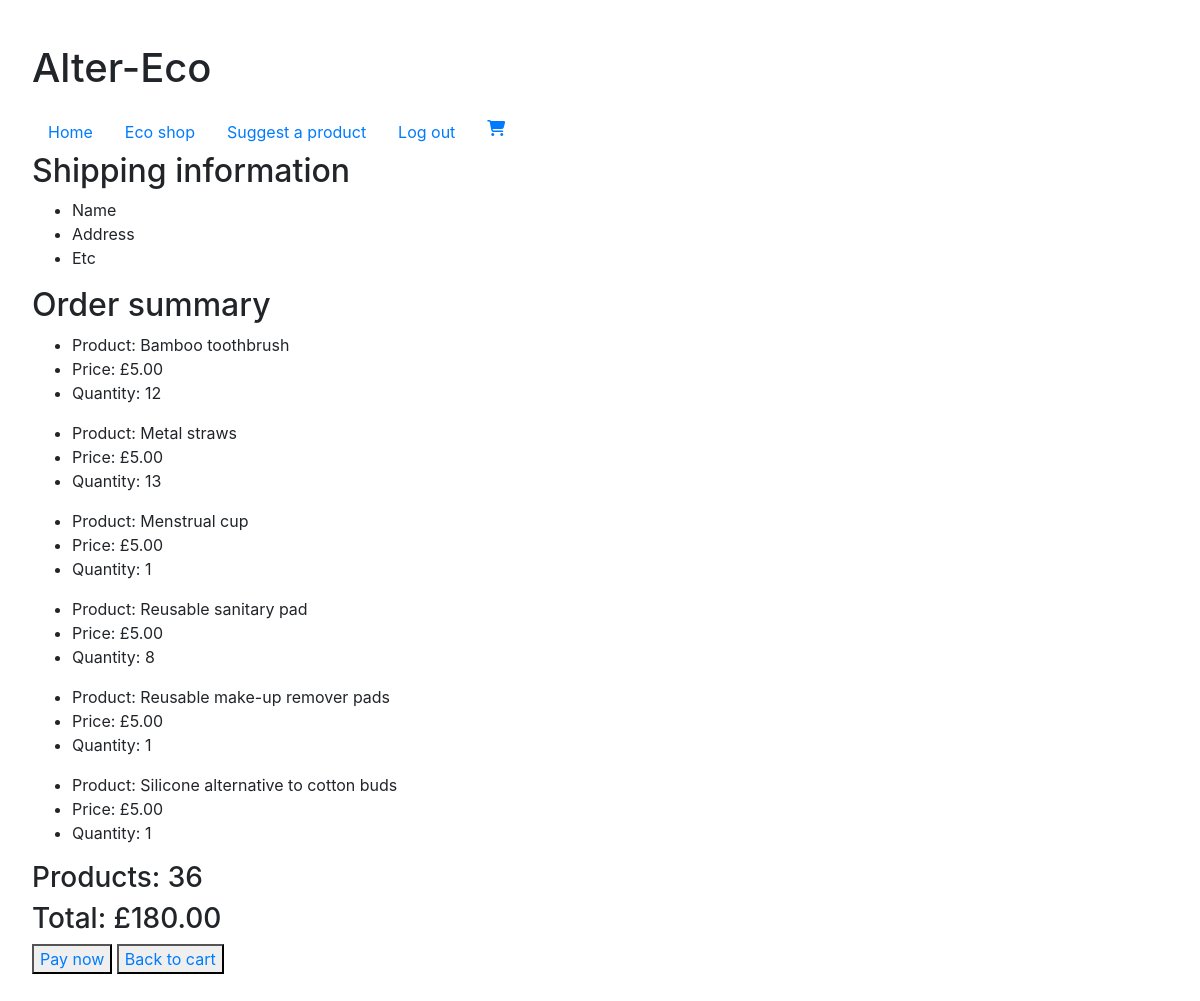
/checkout/ (signed in), run on an earlier commit of the app's database.
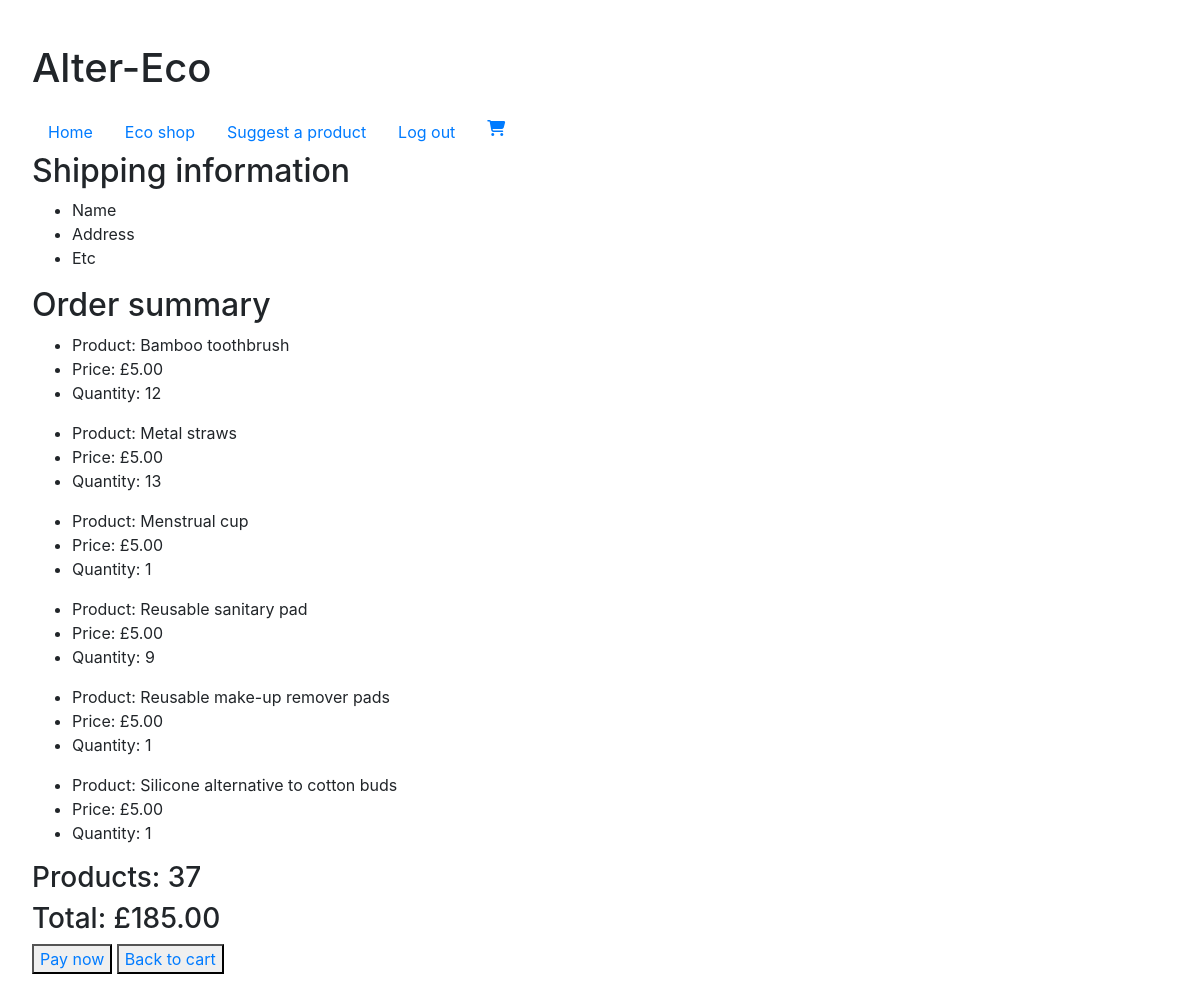
And on a later commit of the database.
### pages/models.py (models this page shows, shortened)
class OrderProduct(models.Model):
    order = models.ForeignKey(Order, on_delete=models.SET_NULL, null=True)
    product = models.ForeignKey(Product, on_delete=models.SET_NULL, null=True)
    quantity = models.IntegerField(default=1)
    class Meta:
        unique_together = ('order', 'product')
    @property
    def get_total(self):
        total = self.product.price * self.quantity
        return total

class Order(models.Model):
    customer = models.ForeignKey(Customer, on_delete=models.SET_NULL, null=True)
    products = models.ManyToManyField('OrderProduct', related_name='orderproducts')
    order_date = models.DateTimeField(null=True)
    complete = models.BooleanField(default=False)
    order_id = models.CharField(max_length=200, null=True)
    @property
    def get_cart_total(self):
        orderproducts = self.orderproduct_set.all()
        total = sum([product.get_total for product in orderproducts])
        return total
    @property
    def get_cart_items(self):
        orderproducts = self.orderproduct_set.all()
        total = sum([product.quantity for product in orderproducts])
        return total

class Product(models.Model):
    item = models.ForeignKey(Item, on_delete=models.CASCADE)
    name = models.CharField(max_length=200)
    description = models.CharField(max_length=300, null=True)
    stock = models.PositiveIntegerField(default=0)
    price = models.FloatField(default=0)
    is_approved = models.BooleanField(default=False)

### pages/views.py (the view)
# urls.py: path('checkout/', views.checkout, name='checkout'),
def checkout(request):
    customer = request.user.customer
    order, created = Order.objects.get_or_create(customer=customer, complete=False)
    products = order.orderproduct_set.all()
    context = {'products': products, 'order': order}
    return render(request, 'checkout.html', context)

### pages/templates/checkout.html (shortened to what this page needs)
{% extends "base.html" %} {% block title %}Checkout{% endblock %} {% block body %}
<h2>Shipping information</h2>
<form action="" method="post">
    <div>
        <ul>
            <li>Name</li>
            <li>Address</li>
            <li>Etc</li>
        </ul>
    </div>
</form>
<h2>Order summary</h2>
<div>
    {% for product in products %}
    <div>
        <ul>
            <li>Product: {{ product.product.name }}</li>
            <li>Price: £{{ product.product.price|floatformat:2 }}</li>
            <li>Quantity: {{ product.quantity }}</li>
        </ul>
    </div>
    {% endfor %}
    <div>
        <h3>Products: {{ order.get_cart_items }}</h3>
        <h3>Total: £{{ order.get_cart_total|floatformat:2 }}</h3>
    </div>
    <button type="submit"><a href="">Pay now</a></button>
    <button type="submit"><a href="{% url 'cart' %}">Back to cart</a></button>
</div>
{% endblock %}

What changed in the data, as far as the page shows it:
changed OrderProduct "Reusable sanitary pad": quantity "8" → "9"
changed through a linked row, Order: get_cart_items "36" → "37"; get_cart_total "180.00" → "185.00"
